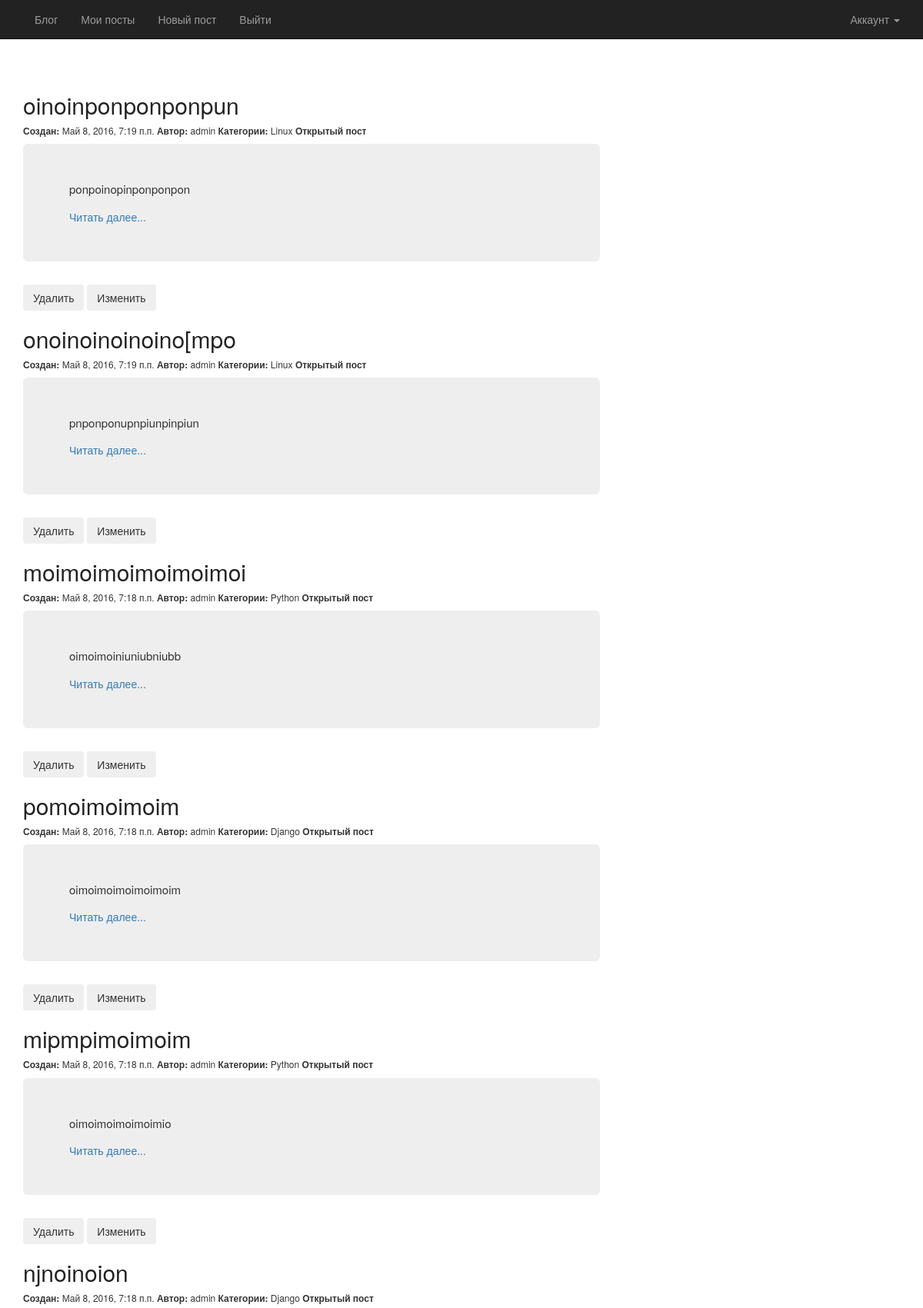
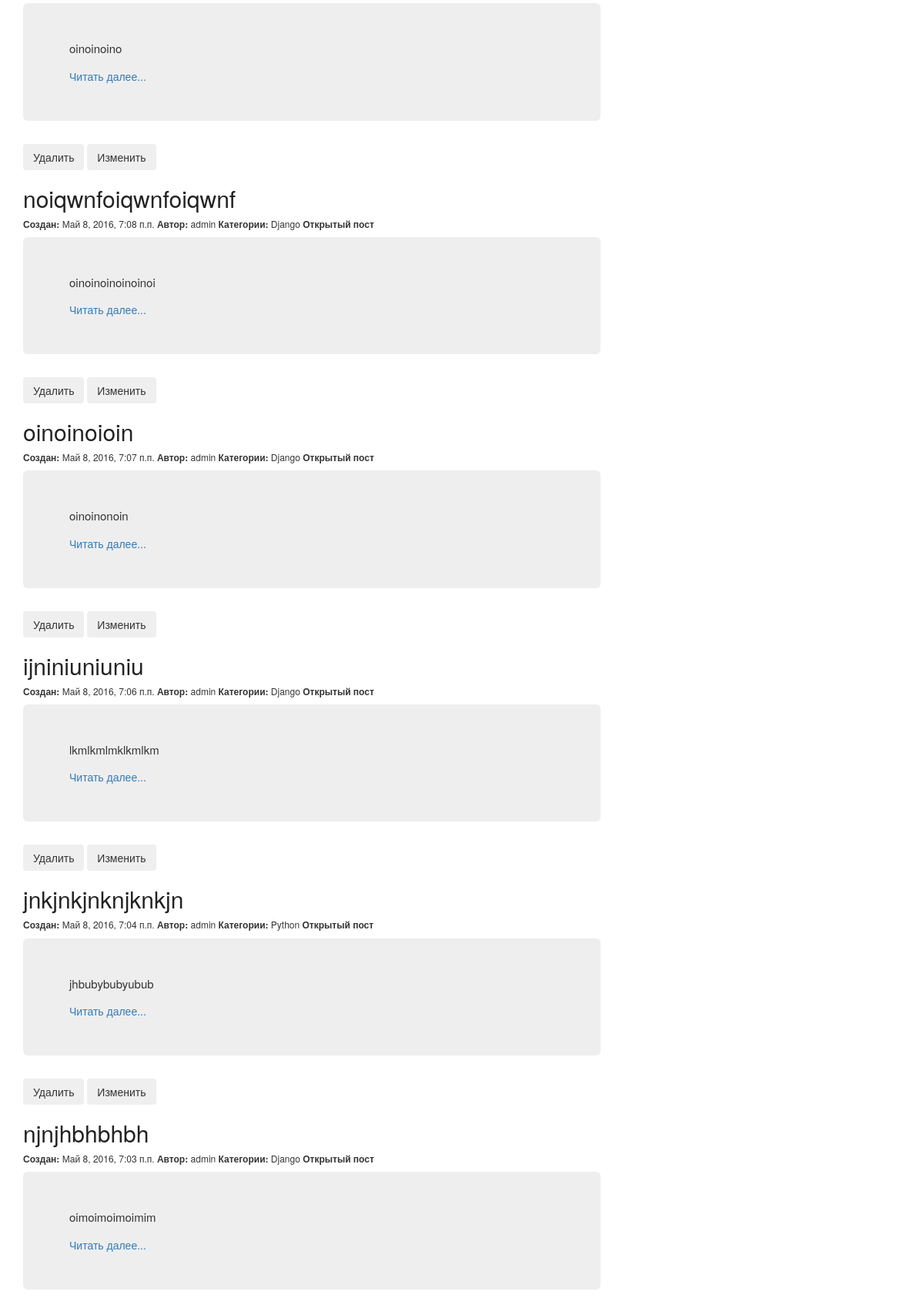
/edit/ (signed in, upper part), run on the app's committed database (2 pictures, top to bottom).
### blog/models.py (models this page shows, shortened)
class Article(models.Model):
    article_title = models.CharField(max_length=100)
    article_text = models.TextField()
    article_date_create = models.DateTimeField(default=timezone.now)
    article_date_modify = models.DateTimeField(default=timezone.now)
    article_access = models.BooleanField(default=True)
    article_autor = models.ForeignKey(User)
    article_tag = models.ManyToManyField(Tags)
    article_count = models.ManyToManyField('CountArticle')

class Tags(models.Model):
    tags_name = models.CharField(max_length=50)
    def __str__(self):
        return self.tags_name

### blog/views.py (the view)
# urls.py: url(r'^edit/$', views.EditView.as_view(), name='edit'),
class EditView(generic.ListView):
    template_name = 'blog/edit.html'
    context_object_name = 'edit_post'
    def get_queryset(self):
        return Article.objects.order_by('-article_date_create').all()
    @method_decorator(login_required(redirect_field_name='',
                      login_url='/access_error_to_post'))
    def dispatch(self, request, *args, **kwargs):
        return super(EditView, self).dispatch(request, *args, **kwargs)

### blog/context_processors.py (called while the page is built)
def total_count(request):
    if request.user.is_authenticated():
        try:
            total = CountArticle.objects.get(user=request.user)
            return {"total_count": total.count.all().count(), }
        except ObjectDoesNotExist:
            CountArticle.objects.create(user=request.user)
            count_object = CountArticle.objects.get(user=request.user)
            art = Article.objects.all()
            art = list(art)
            count_object.count.add(*list(Article.objects.all()))
            return {"total_count": count_object.count.all().count(), }
    return {}

### blog/templates/blog/edit.html (shortened to what this page needs)
{% extends "blog/home.html" %}
{% load staticfiles %}
{% block load_css %}
    <link href="{% static 'blog/css/bootstrap.css' %}" rel="stylesheet">
    <link rel="stylesheet" type="text/css" href="{% static 'blog/style.css' %}">
    <link href="{% static 'blog/css/login-margin.css' %}" rel="stylesheet">
{% endblock load_css %}
{% block post %}
    {% if edit_post %}
        <div class="container blog-post">
            <div class="row">
                <div class="col-lg-8 col-md-8">
                    {% if request.user == x.article_autor or request.user.is_superuser %}
                        {% for x in edit_post %}
                            <div>
                                <h2 class="article-title">
                                    <a class="article-title" href="{% url 'blog:full' x.id %}"> {{ x.article_title }} </a>
                                </h2>
                            </div>
                            <h6>
                                <b>Создан:</b> {{ x.article_date_create }}
                                <b>Автор:</b> {{ x.article_autor }}
                                <b>Категории:</b>
                                {% for tag in x.article_tag.all %}
                                    {{ tag }}
                                {% endfor %}
                                {% if x.article_access %}
                                    <b>Открытый пост</b>
                                {% else %}
                                    <b>Закрытый пост</b>
                                {% endif %}
                            </h6>
                            <div class="jumbotron">
                                <p class="text-justify">
                                    {{ x.article_text|linebreaksbr|urlize|truncatewords_html:20 }}
                                </p>
                                <a href="{% url 'blog:full' x.id %}">Читать далее...</a>
                            </div>
                            <div class="form-actions">
                                <button class="btn" onclick="location.href = '{% url 'blog:delete' x.id %}'">Удалить</button>
                                <button class="btn" onclick="location.href = '{% url 'blog:editpost' x.id %}'">Изменить</button>
                            </div>
                        {% endfor %}
                    {% endif %}
                </div>
            </div>
        </div>
    {% endif %}
{% endblock post %}

### blog/static/blog/style.css (style rules this page uses)
body { margin-top: 100px; }
.article-title a, .article-title a:visited { color: #222222; text-decoration: none; }
p.text-justify { font-size: 15px; }

### data on the page
Article: article_title "oinoinponponponpun", article_date_create "Май 8, 2016, 7:19 п.п.", article_autor "admin", article_access "Открытый пост", article_text "ponpoinopinponponpon"
Tags: tags_name "Linux"
Article: article_title "onoinoinoinoino[mpo", article_date_create "Май 8, 2016, 7:19 п.п.", article_autor "admin", article_access "Открытый пост", article_text "pnponponupnpiunpinpiun"
Article: article_title "moimoimoimoimoimoi", article_date_create "Май 8, 2016, 7:18 п.п.", article_autor "admin", article_access "Открытый пост", article_text "oimoimoiniuniubniubb"
Tags: tags_name "Python"
Article: article_title "pomoimoimoim", article_date_create "Май 8, 2016, 7:18 п.п.", article_autor "admin", article_access "Открытый пост", article_text "oimoimoimoimoimoim"
Tags: tags_name "Django"
Article: article_title "mipmpimoimoim", article_date_create "Май 8, 2016, 7:18 п.п.", article_autor "admin", article_access "Открытый пост", article_text "oimoimoimoimoimio"
Article: article_title "njnoinoion", article_date_create "Май 8, 2016, 7:18 п.п.", article_autor "admin", article_access "Открытый пост", article_text "oinoinoino"
Article: article_title "noiqwnfoiqwnfoiqwnf", article_date_create "Май 8, 2016, 7:08 п.п.", article_autor "admin", article_access "Открытый пост", article_text "oinoinoinoinoinoi"
Article: article_title "oinoinoioin", article_date_create "Май 8, 2016, 7:07 п.п.", article_autor "admin", article_access "Открытый пост", article_text "oinoinonoin"
Article: article_title "ijniniuniuniu", article_date_create "Май 8, 2016, 7:06 п.п.", article_autor "admin", article_access "Открытый пост", article_text "lkmlkmlmklkmlkm"
Article: article_title "jnkjnkjnknjknkjn", article_date_create "Май 8, 2016, 7:04 п.п.", article_autor "admin", article_access "Открытый пост", article_text "jhbubybubyubub"
Article: article_title "njnjhbhbhbh", article_date_create "Май 8, 2016, 7:03 п.п.", article_autor "admin", article_access "Открытый пост", article_text "oimoimoimoimim"
